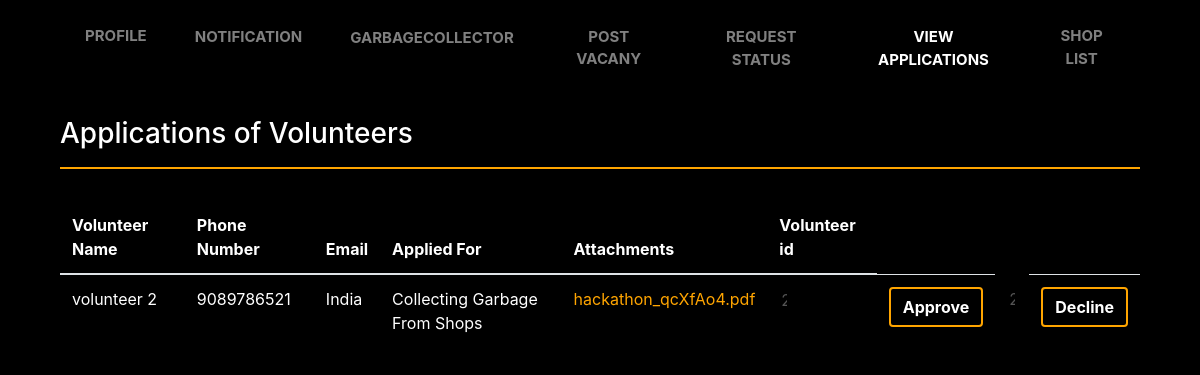
The app's page /View_application_gar/1 with its own data.
### my_app/models.py (models this page shows, shortened)
class apply(models.Model):
    id = models.AutoField(primary_key=True)
    vol = models.ForeignKey(volunteer,on_delete=CASCADE,default=1)
    posted_by = models.CharField(default="Posted By",max_length=224)
    job_title = models.CharField(default="Job Title",max_length=224)
    job_description = models.TextField(default="Job Description")
    upload = models.FileField(null=True)
    uploaded_on = models.DateTimeField(auto_now_add=True)

class volunteer(models.Model):
    id = models.AutoField(primary_key=True)
    name = models.CharField("Owner's name",max_length=225)
    password = models.CharField("Password",max_length=100)
    phone = models.CharField("Your Phone Number",max_length=100)
    email = models.EmailField("Your Email")
    address = models.CharField("Your Address",max_length=200)
    created_on = models.DateTimeField(auto_now_add=True)

### my_app/views.py (the view)
# urls.py: path('View_application_gar/<int:id>',views.application_gar,name="View_application_gar"),
def application_gar(request,id):
    shop = garbagecollecter.objects.get(id=id)
    applications = apply.objects.filter(posted_by=shop.garbagecollector_company_name)
    return render(request,"garbagecollector/gar_app.html",{'shop':shop,'applications':applications})

### my_app/templates/garbagecollector/gar_app.html (shortened to what this page needs)
<!DOCTYPE html>
<html lang="en">
<head>
    <link rel="stylesheet" href="https://maxcdn.bootstrapcdn.com/bootstrap/4.0.0/css/bootstrap.min.css">
</head>
<body>
  <div class="container">
    <nav class="navbar navbar-expand-lg navbar-dark dark-light">
      <div class="collapse navbar-collapse" id="navbarSupportedContent">
        <ul class="navbar-nav mr-auto">
          <li class="nav-item">
            <a class="nav-link" href="{% url 'profile_garbagecollector'  shop.id %}">Profile</a>
          </li>
          <li class="nav-item">
            <a class="nav-link" href="{% url 'Requests_view_shop' shop.id %}">Notification</a>
          </li>
          <li class="nav-item">
            <a class="nav-link" href="{% url 'search_company'  shop.id  %}">GarbageCollector</a>
          </li>
          <li class="nav-item">
            <a class="nav-link" href="{% url 'vacancy_garbagecollector'  shop.id %}">Post Vacany</a>
          </li>
          <li class="nav-item">
            <a class="nav-link" href="{% url 'Company' shop.id %}">Request Status</a>
          </li>
          <li class="nav-item active">
            <a class="nav-link" href="{% url 'View_application_gar' shop.id %}">View Applications</a>
          </li>
          <li class="nav-item">
            <a class="nav-link" href="{% url 'Shops_list' shop.id %}">Shop List</a>
          </li>
        </ul>
      </div>
    </nav>
    <div class="container" style="margin-top: 2%;">
      <h3 style="color: white;">Applications of Volunteers</h3><hr style="background: orange;border: 1px solid orange;">
        <table class="table" style="color: white;">
          <thead>
            <tr>
              <th>Volunteer Name</th>
              <th>Phone Number</th>
              <th>Email</th>
              <th>Applied For</th>
              <th>Attachments</th>
              <th>Volunteer id</th>
            </tr>
          </thead>
          <tbody>
            {% for i in applications %}
            <tr>
              <td>{{ i.vol.name }}</td>
              <td>{{ i.vol.phone }}</td>
              <td>{{ i.vol.address }}</td>
              <td>{{ i.job_title }}</td>
              <td><a href="{{ i.upload.url }}" style="color: orange;"download>{{ i.upload }}</a></td>
                <form action="{% url 'add_gar' vol_id=i.vol.id shop=shop.id %}" method="POST">
                  <th><input type="text" value="{{ i.vol.id }}" disabled style="background:transparent;border: none;width:10px"></th>
                  <td><input type="submit" class="btn btn-warning" value="Approve"></td>
                </form>
                <form action="{% url 'decline_gar' vol_id=i.vol.id shop=shop.id %}" method="POST">
                  <th><input type="text" value="{{ i.vol.id }}" disabled style="background:transparent;border: none;width:10px"></th>
                  <td><input type="submit" class="btn btn-warning" value="Decline"></td>
                </form>
            </tr>
            {% endfor %}
          </tbody>
        </table>
      </div>
</div>
</body>
</html>

### my_app/templates/garbagecollector/gar_app.html (style rules this page uses)
body { background: black; }
.btn { background: transparent; border: 2px solid orange; color: white; font-weight: bold; }
a { text-decoration: none; }
.navbar-nav { text-transform: uppercase; text-align: center; font-weight: bold; }
.navbar-nav * { box-sizing: border-box; transition: all .35s ease; }
.navbar-nav li { display: inline-block; list-style: outside none none; margin: .5em 1em; padding: 0; }
.navbar-nav a { padding: .5em .8em; color: rgba(255,255,255,.5); position: relative; text-decoration: none; font-size: 15px; margin-top:2%; }
.navbar-nav a::before, .navbar-nav a::after { content: ''; height: 14px; width: 14px; position: absolute; transition: all .35s ease; opacity: 0; }
.navbar-nav a::before { content: ''; right: 0; top: 0; border-top: 3px solid orange; border-right: 3px solid orange; transform: translate(-100%, 50%); }
.navbar-nav a:after { content: ''; left: 0; bottom: 0; border-bottom: 3px solid orange; border-left: 3px solid orange; transform: translate(100%, -50%) }
.table th { border-top: none; }
table { margin-top: 3%; }

### records on screen
apply: vol.name "volunteer 2", vol.phone "9089786521", vol.address "India", job_title "Collecting Garbage From Shops", upload "hackathon_qcXfAo4.pdf", vol.id "2"
